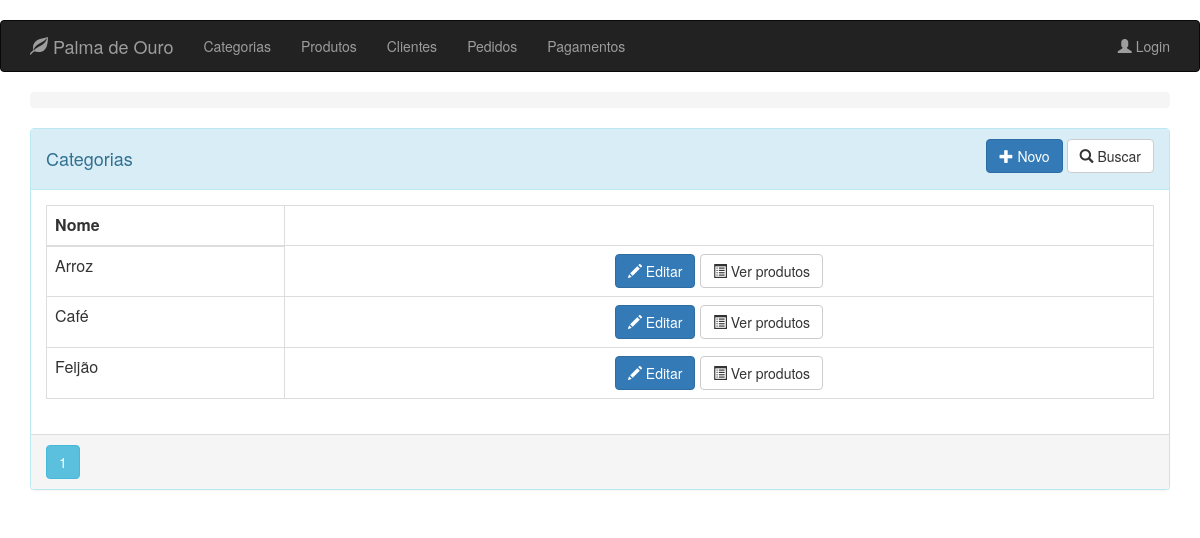
The page /category on the database its author committed.
### app/models.py (models this page shows, shortened)
class Category(db.Model):
    __tablename__ = 'categories'
    id = db.Column(db.Integer, primary_key=True)
    title = db.Column(db.String(32), index=True, nullable=False)

### app/routes/category/routes.py (the view)
@blueprint_category.route("/category", methods=['GET'])
@register_breadcrumb(blueprint_category, '.', 'Categorias')
def get_categories():
    page = request.args.get('page', 1, type=int)
    categories = Category.query.order_by(Category.title).paginate(page=page, per_page=10)
    return render_template('category/list.html', categories=categories)

### app/templates/category/list.html (shortened to what this page needs)
{% extends "base.html" %}
{% block page_content %}
<div class="panel panel-info" >
    <div class="panel-heading">
        <div class="row">
            <div class="col col-xs-6">
                <h4>Categorias</h4>
            </div>
            <div class="col col-xs-6 text-right">
                <a href="{{ url_for('blueprint_category.new_category') }}"
                   class="btn btn-primary">
                    <span class="glyphicon glyphicon-plus"></span>
                    Novo
                </a>
                <a href="{{ url_for('blueprint_category.search_category') }}"
                   class="btn btn-default">
                    <span class="glyphicon glyphicon-search"></span>
                    Buscar
                </a>
            </div>
            <div class="btn-group col-md-4 text-right">
            </div>
        </div>
    </div>
    <div class="panel-body">
        <table class="table table-bordered">
            <thead>
                <tr>
                    <th>Nome</th>
                </tr>
            </thead>
            <tbody>
                {% for category in categories.items %}
                <tr>
                    <td>{{ category.title }}</td>
                    <td align="center">
                        <a href="{{ url_for('blueprint_category.update_category',id=category.id) }}"
                           class="btn btn-primary">
                            <span class="glyphicon glyphicon-pencil" aria-hidden="true"></span> Editar
                        </a>
                        <a href="{{ url_for('blueprint_category.products_of',id=category.id) }}"
                           class="btn btn-default">
                            <span class="glyphicon glyphicon-list-alt" aria-hidden="true"></span> Ver produtos
                        </a>
                    </td>
                </tr>
                {% endfor %}
            </tbody>
        </table>
    </div>
    <div class="panel-footer p-0">
        {% for page_number in categories.iter_pages(left_edge=1,right_edge=1,left_current=1,right_current=2) %}
        {% if page_number %}
        {% if categories.page == page_number %}
        <a class="btn btn-info mb-4"
           href="{{ url_for('blueprint_category.get_categories',page=page_number) }}">{{ page_number }}</a>
        {% else %}
        <a class="btn btn-outline-info mb-4"
           href="{{ url_for('blueprint_category.get_categories',page=page_number) }}">{{ page_number }}</a>
        {% endif %}
        {% else %}
        ...
        {% endif %}
        {% endfor %}
    </div>
</div>
{% endblock %}

### rows shown on the page
Category: title "Arroz"
Category: title "Café"
Category: title "Feijão"

### other values the page prints
{{ page_number }} "1"
